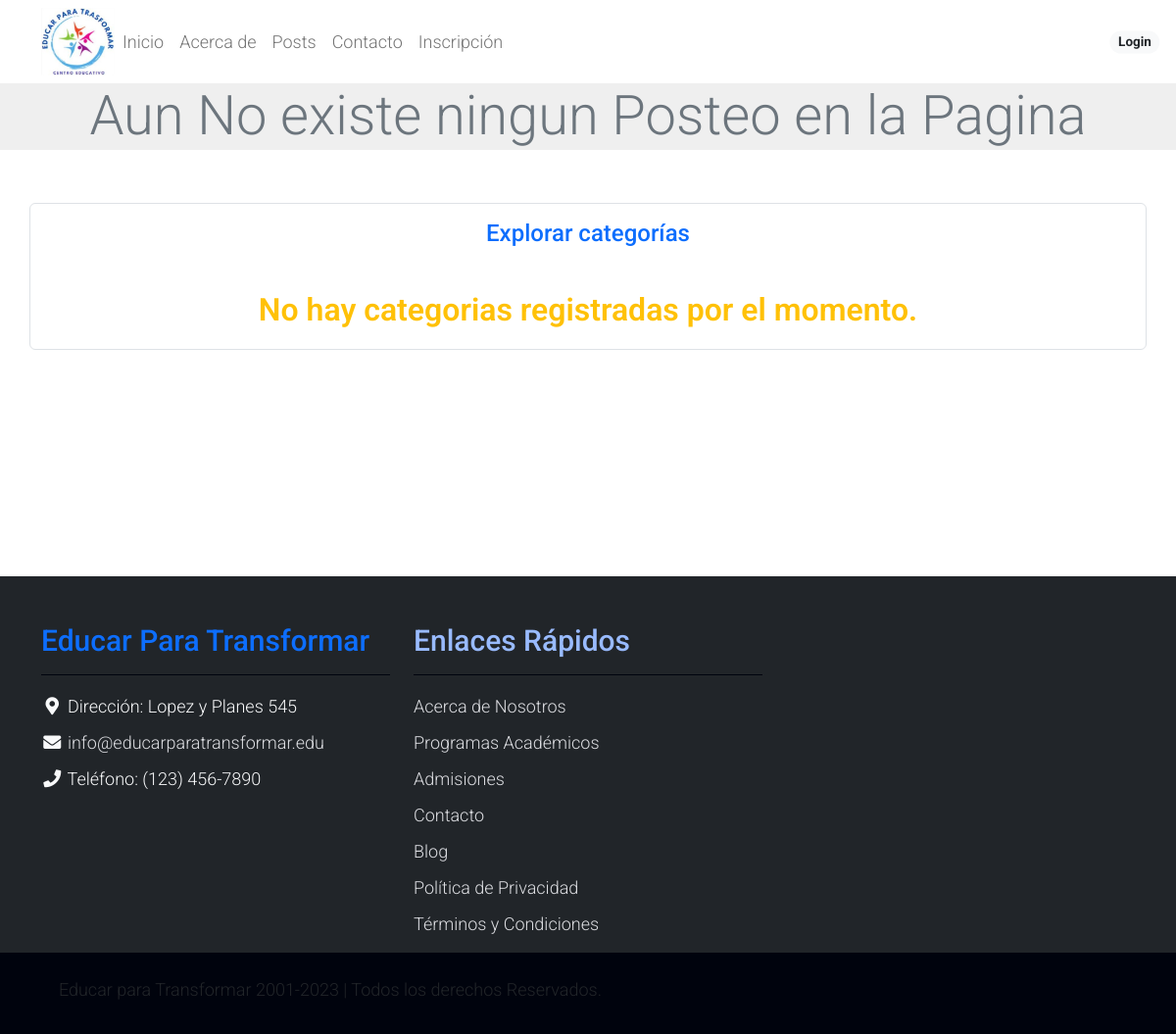
The app's page /, older data.
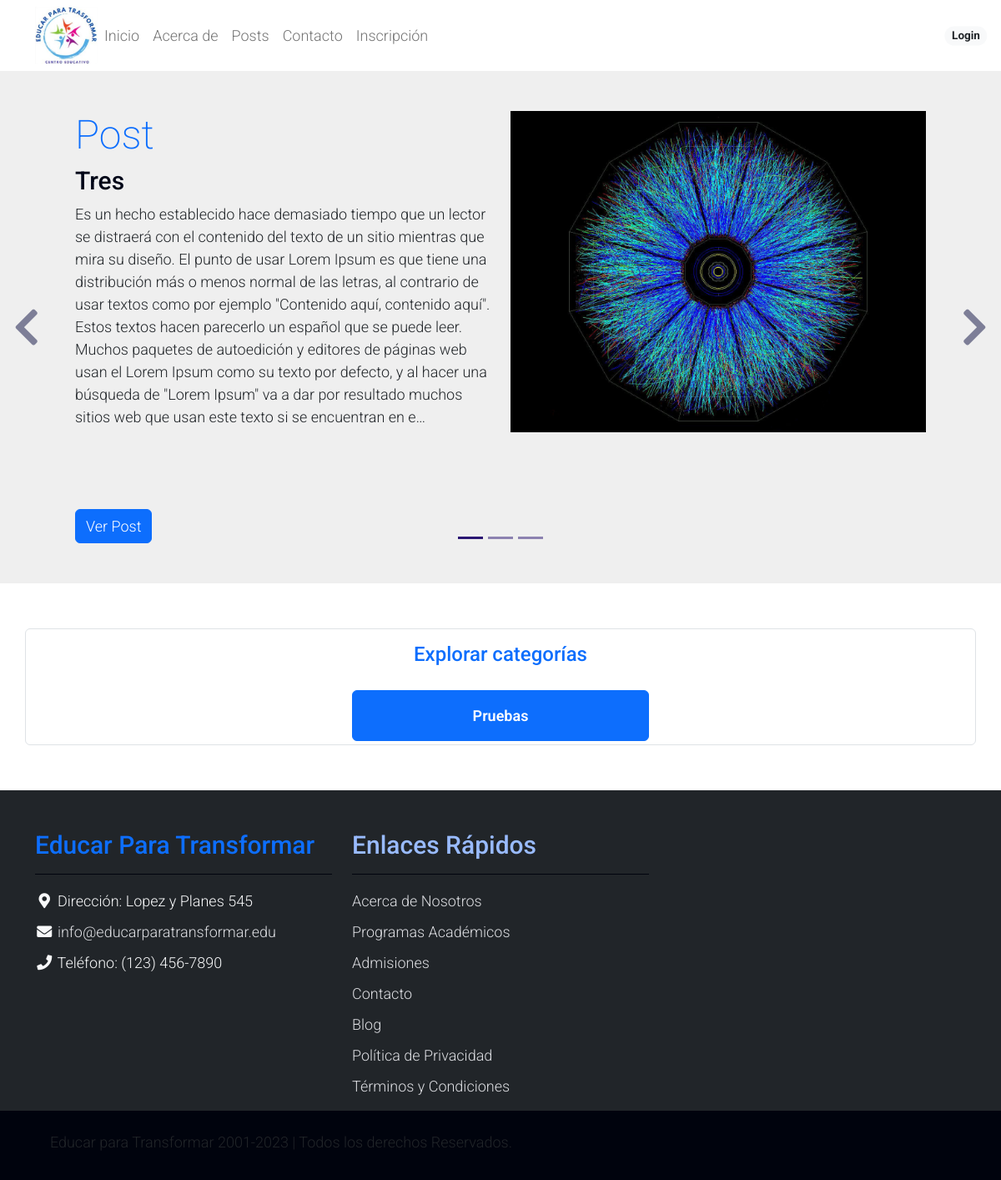
The same page, newer data.
### apps/posts/models.py (models this page shows, shortened)
class Post(models.Model):
    titulo = models.CharField(max_length=50, null=False)
    subtitulo = models.CharField(max_length=100, null=True, blank=True)
    fecha = models.DateTimeField(auto_now_add=True)
    texto = models.TextField(null=False)
    activo = models.BooleanField(default=True)
    categoria = models.ForeignKey(
        Categoria, on_delete=models.SET_NULL, null=True, default='Sin Categoria')
    imagen = models.ImageField(
        null=True, blank=True, upload_to='media/', default='static/post_default.png')
    publicado = models.DateTimeField(default=timezone.now)
    usuario = models.ForeignKey(Usuario, on_delete=models.CASCADE, default=1)
    class Meta:
        ordering = ['-publicado']

class Categoria(models.Model):
    nombre = models.CharField(max_length=30, null=False,unique=True)
    class Meta:
        ordering = ('-nombre',)

### apps/posts/views.py (the view)
# urls.py: path('', index, name='index'),
def index(request):
    categorias = Categoria.objects.all()
    posts = Post.objects.order_by('-publicado')[:3]  # Obtener los últimos 3 posts
    return render(request, 'index.html', {'categorias': categorias, 'posts': posts})

### templates/index.html (shortened to what this page needs)
{% extends 'base.html' %}
{% load static %}
{% block content %}
    <div id="template-mo-zay-hero-carousel" class="carousel slide" data-bs-ride="carousel">
        {% if posts|length  == 3 %}
        <ol class="carousel-indicators">
            <li data-bs-target="#template-mo-zay-hero-carousel" data-bs-slide-to="0" class="active"></li>
            <li data-bs-target="#template-mo-zay-hero-carousel" data-bs-slide-to="1"></li>
            <li data-bs-target="#template-mo-zay-hero-carousel" data-bs-slide-to="2"></li>
        </ol>
        <a class="carousel-control-prev text-decoration-none w-auto ps-3" href="#template-mo-zay-hero-carousel" role="button" data-bs-slide="prev">
            <i class="fas fa-chevron-left"></i>
        </a>
        <a class="carousel-control-next text-decoration-none w-auto pe-3" href="#template-mo-zay-hero-carousel" role="button" data-bs-slide="next">
            <i class="fas fa-chevron-right"></i>
        </a>
        {% endif %}
        <div class="carousel-inner">
            {% for p in posts %}
            {% if forloop.first %}
            <div class="carousel-item active">
            {% else %}
            <div class="carousel-item ">
            {% endif %}
                <div class="container">
                    <div class="row p-5">
                        <div class="mx-auto col-md-8 col-lg-6 order-lg-last ">
                            <img class="img-fluid" src="{{ p.imagen.url }}" alt="" style=" object-fit: cover;">
                        </div>
                        <div class="col-lg-6 mb-0 d-flex align-items-center">
                            <div class="text-align-left align-self-center">
                                <h1 class="h1 text-primary">{{ p.titulo }}</h1>
                                <h3 class="h2">{{ p.subtitulo }}</h3>
                                <p>
                                    {{ p.texto|truncatechars:600 }}
                                </p>
                                <br><br><br>
                                <a href="{% url 'apps.posts:postindividual' p.id%}" class="btn btn-primary">Ver Post</a>
                            </div>
                        </div>
                    </div>
                </div>
            </div>
            {% empty %}
            <div class="container text-center">
            <span class="text-secondary display-4">Aun No existe ningun Posteo en la Pagina</span>
        </div>
            {% endfor %}
        </div>
    </div>
    <br><br>
    <div class="container text-center border rounded">
        <h4 class="text-primary p-3">Explorar categorías</h4>
        <div class="row d-flex justify-content-evenly">
        {% for i in categorias %}
        <div class="col-lg-4 col-md-4 col-sm-4 my-1 ">
            <a href="{% url 'apps.posts:categoria' i.id %}" class="p-3 w-100  btn btn-primary fw-semibold">{{ i.nombre }}</a>
        </div>
        {% empty %}
        <span class="text-warning py-3 fw-semibold fs-2"> No hay categorias registradas por el momento.</span>
        {% endfor %}
    </div>
    </div>
    <br><br>
{% endblock %}

Row changes from the older to the newer data that the page shows:
added Post: imagen (picture), titulo "Post", subtitulo "Tres", texto "Es un hecho establecido hace demasiado tiempo que un lector se distraerá con el contenido del texto de un sitio mientras que mira su diseño. El punto de usar Lorem Ipsum es que tiene una distribución más o menos normal de las letras, al contrario de usar textos como por ejemplo \"Contenido aquí, contenido aquí\". Estos textos hacen parecerlo un español que se puede leer. Muchos paquetes de autoedición y editores de páginas web usan el Lorem Ipsum como su texto por defecto, y al hacer una búsqueda de \"Lorem Ipsum\" va a dar por resultado muchos sitios web que usan este texto si se encuentran en e…"
added Categoria: nombre "Pruebas"
Text that changed along with them:
text no longer shown: "Aun No existe ningun Posteo en la Pagina No hay categorias registradas por el momento."
